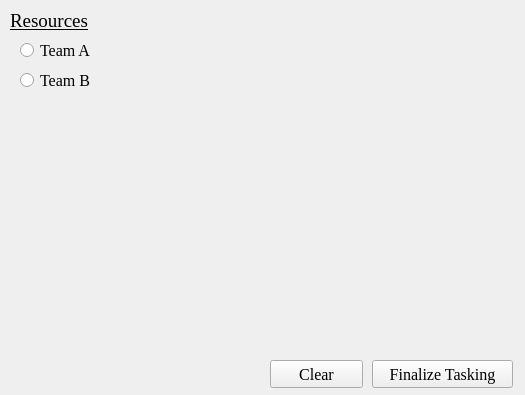
<?xml version="1.0" encoding="UTF-8"?>
<ui version="4.0">
 <class>Form</class>
 <widget class="QWidget" name="Form">
  <property name="geometry">
   <rect>
    <x>0</x>
    <y>0</y>
    <width>525</width>
    <height>395</height>
   </rect>
  </property>
  <property name="font">
   <font>
    <family>Times New Roman</family>
    <pointsize>12</pointsize>
   </font>
  </property>
  <property name="windowTitle">
   <string>Form</string>
  </property>
  <widget class="QLabel" name="Resources">
   <property name="geometry">
    <rect>
     <x>10</x>
     <y>10</y>
     <width>101</width>
     <height>21</height>
    </rect>
   </property>
   <property name="font">
    <font>
     <family>Times New Roman</family>
     <pointsize>14</pointsize>
     <underline>true</underline>
    </font>
   </property>
   <property name="text">
    <string>Resources</string>
   </property>
  </widget>
  <widget class="QRadioButton" name="teamA">
   <property name="geometry">
    <rect>
     <x>20</x>
     <y>40</y>
     <width>95</width>
     <height>20</height>
    </rect>
   </property>
   <property name="text">
    <string>Team A</string>
   </property>
  </widget>
  <widget class="QRadioButton" name="teamB">
   <property name="geometry">
    <rect>
     <x>20</x>
     <y>70</y>
     <width>95</width>
     <height>20</height>
    </rect>
   </property>
   <property name="text">
    <string>Team B</string>
   </property>
  </widget>
  <widget class="QPushButton" name="finalizeTask">
   <property name="geometry">
    <rect>
     <x>372</x>
     <y>360</y>
     <width>141</width>
     <height>28</height>
    </rect>
   </property>
   <property name="text">
    <string>Finalize Tasking</string>
   </property>
  </widget>
  <widget class="QPushButton" name="clear">
   <property name="geometry">
    <rect>
     <x>270</x>
     <y>360</y>
     <width>93</width>
     <height>28</height>
    </rect>
   </property>
   <property name="text">
    <string>Clear</string>
   </property>
  </widget>
  <widget class="QLabel" name="image">
   <property name="geometry">
    <rect>
     <x>120</x>
     <y>10</y>
     <width>391</width>
     <height>341</height>
    </rect>
   </property>
   <property name="text">
    <string/>
   </property>
   <property name="pixmap">
    <pixmap resource="../crowsNest.qrc">:/images/images/topoMap.jpg</pixmap>
   </property>
  </widget>
 </widget>
 <resources>
  <include location="../crowsNest.qrc"/>
 </resources>
 <connections/>
</ui>
